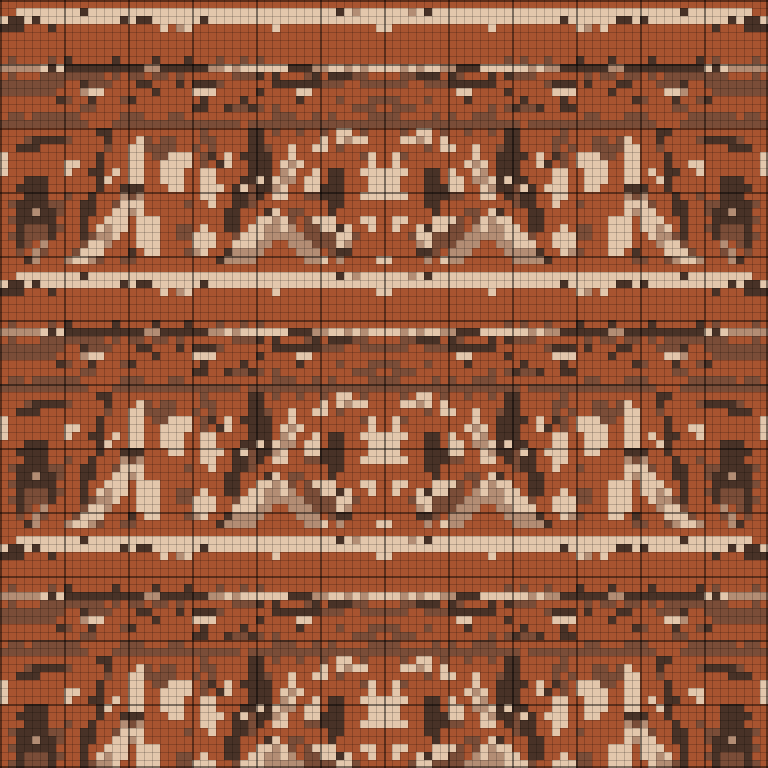
#> input picture training/samples/chart_example.png, 768 x 768 px
$ python weaverize.py --input samples/chart_example.png
#> lines starting #> are read from the running program, lines starting #| are printed output that depends on the picture; after the words box and inside, x2 and y2 are one past the last pixel; in counts of white or black regions, pixels touching at a corner belong together
"""
แปลงภาพที่ AI เจน ให้กลายเป็น "ผังทอ" ที่ช่างทอใช้ได้จริง

ปัญหาที่แก้
    โมเดลสร้างภาพทำงานโดยไล่ลดสัญญาณรบกวนทีละขั้น ไม่มีกลไกใดบังคับให้
    ภาพที่ได้สมมาตร อยู่บนกริด หรือมีลายซ้ำเป็นคาบ การเทรน LoRA ก็ไม่ช่วย
    เพราะ LoRA ปรับ "สไตล์" ไม่ได้ปรับ "โครงสร้างทางเรขาคณิต"
    ภาพจึงสวยได้ แต่ช่างทอตามไม่ได้ เพราะลายซ้ายขวาไม่ตรงกันและนับเส้นไม่ได้

    ทางแก้คือไม่หวังให้โมเดลทำเอง แต่บังคับด้วยโค้ดทีหลัง
    ผลคือได้ความสวยจาก AI และความถูกต้องเชิงโครงสร้างจากเรา

สิ่งที่บังคับ
    1. กริด      ย่อลงเป็นตารางเส้นไหม หนึ่งช่องคือหนึ่งเส้น นับได้
    2. สี        ลดเหลือไม่กี่สี เท่าจำนวนสีไหมที่ย้อมจริง
    3. สมมาตร    เอาครึ่งซ้ายสะท้อนไปขวา ซ้ายขวาจึงตรงกันเป๊ะ
    4. ลายซ้ำ    หาคาบของลายแล้วปูซ้ำ ทั้งผืนจึงเป็นแพทเทิร์นเดียวกัน

การใช้งาน
    python training/weaverize.py --input ภาพ.png
    python training/weaverize.py --input โฟลเดอร์/ --grid 96 --colors 5
    python training/weaverize.py --input ภาพ.png --no-repeat     ไม่บังคับลายซ้ำ
"""

from __future__ import annotations

import argparse
import json
from pathlib import Path

import cv2
import numpy as np

IMAGE_EXT = {".png", ".jpg", ".jpeg", ".webp", ".bmp"}


def quantise(bgr: np.ndarray, colours: int) -> tuple[np.ndarray, np.ndarray]:
    """
    ลดจำนวนสีด้วย k-means ใน Lab เพราะระยะสีใน Lab ใกล้เคียงการรับรู้ของตา
    ถ้าทำใน BGR สีที่ตาเห็นว่าต่างกันมากอาจถูกจับรวมกัน
    """
    lab = cv2.cvtColor(bgr, cv2.COLOR_BGR2LAB)
    samples = lab.reshape(-1, 3).astype(np.float32)

    criteria = (cv2.TERM_CRITERIA_EPS + cv2.TERM_CRITERIA_MAX_ITER, 30, 0.5)
    _, labels, centres = cv2.kmeans(
        samples, colours, None, criteria, 5, cv2.KMEANS_PP_CENTERS
    )

    palette = cv2.cvtColor(centres.astype(np.uint8).reshape(-1, 1, 3), cv2.COLOR_LAB2BGR)
    return labels.reshape(bgr.shape[:2]), palette.reshape(-1, 3)


def to_grid(labels: np.ndarray, size: int, colours: int) -> np.ndarray:
    """
    ย่อลงเป็นตารางเส้นไหม โดยแต่ละช่องเอาสีที่พบมากที่สุดในบริเวณนั้น
    ใช้เสียงข้างมาก ไม่ใช่ค่าเฉลี่ย เพราะเฉลี่ยสีจะได้สีที่ไม่มีอยู่จริงในจานสี
    """
    height, width = labels.shape
    grid = np.zeros((size, size), np.int32)
    ys = np.linspace(0, height, size + 1).astype(int)
    xs = np.linspace(0, width, size + 1).astype(int)

    for row in range(size):
        for col in range(size):
            block = labels[ys[row] : ys[row + 1], xs[col] : xs[col + 1]]
            if block.size:
                grid[row, col] = np.bincount(block.ravel(), minlength=colours).argmax()
    return grid


def enforce_mirror(grid: np.ndarray) -> np.ndarray:
    """
    บังคับสมมาตรซ้ายขวา โดยเอาครึ่งซ้ายสะท้อนไปเป็นครึ่งขวา

    ลายมัดหมี่ทอด้วยการมัดเส้นพุ่งเป็นช่วงแล้วสะท้อนกลับ ซ้ายขวาจึงตรงกันเสมอ
    ถ้าไม่ตรง ช่างจะทอตามไม่ได้เพราะต้องมัดคนละแบบทั้งสองฝั่ง
    """
    size = grid.shape[1]
    half = size // 2
    out = grid.copy()
    out[:, size - half :] = np.fliplr(grid[:, :half])
    if size % 2:
        out[:, half] = grid[:, half]
    return out


def find_period(grid: np.ndarray, minimum: int = 10) -> tuple[int, float]:
    """
    หาคาบของลายตามแนวตั้ง ด้วยการเทียบว่าเลื่อนไปกี่แถวแล้วลายทับกันดีที่สุด

    ใช้สัดส่วนช่องที่ตรงกันเป็นเกณฑ์ ไม่ใช่ผลต่างของตัวเลขสี
    เพราะหมายเลขสีเป็นป้ายชื่อ ไม่ใช่ปริมาณที่เอามาลบกันได้

    คืนคาบที่ดีที่สุดเสมอ ไม่ยอมแพ้แม้คะแนนต่ำ เพราะภาพจาก AI แทบไม่มีคาบ
    ตามธรรมชาติอยู่แล้ว แต่ช่างทอต้องการลายที่ซ้ำได้ เราจึงต้องเลือกคาบให้
    แล้วปูซ้ำ ถึงจะเสียองค์ประกอบเดิมไปบ้างก็ตาม
    """
    size = grid.shape[0]
    best, score = size, 0.0
    for period in range(minimum, size // 2 + 1):
        match = float((grid[: size - period] == grid[period:]).mean())
        if match > score:
            best, score = period, match
    return best, score


def enforce_repeat(grid: np.ndarray, period: int) -> np.ndarray:
    """ปูลายหนึ่งคาบซ้ำให้เต็มผืน ทั้งผืนจึงเป็นแพทเทิร์นเดียวกันจริง ๆ"""
    size = grid.shape[0]
    if period >= size:
        return grid
    unit = grid[:period]
    tiled = np.tile(unit, (size // period + 1, 1))[:size]
    return tiled


def render(grid: np.ndarray, palette: np.ndarray, cell: int, major: int = 8) -> np.ndarray:
    """วาดผังเป็นภาพ ทุกช่องเท่ากันเป๊ะ มีเส้นกริดบนรอยต่อช่อง"""
    size = grid.shape[0]
    canvas = np.zeros((size * cell, size * cell, 3), np.uint8)
    for row in range(size):
        for col in range(size):
            colour = palette[grid[row, col]]
            canvas[row * cell : (row + 1) * cell, col * cell : (col + 1) * cell] = colour

    if cell >= 4:
        for i in range(size + 1):
            thickness = 2 if i % major == 0 else 1
            alpha = 0.45 if i % major == 0 else 0.18
            x = min(i * cell, canvas.shape[1] - thickness)
            y = min(i * cell, canvas.shape[0] - thickness)
            canvas[:, x : x + thickness] = (
                canvas[:, x : x + thickness] * (1 - alpha)
            ).astype(np.uint8)
            canvas[y : y + thickness, :] = (
                canvas[y : y + thickness, :] * (1 - alpha)
            ).astype(np.uint8)
    return canvas


def symmetry_score(grid: np.ndarray) -> float:
    return float((grid == np.fliplr(grid)).mean())


def repeat_score(grid: np.ndarray, period: int) -> float:
    size = grid.shape[0]
    if period >= size:
        return 0.0
    return float((grid[: size - period] == grid[period:]).mean())


def process(path: Path, args: argparse.Namespace, out_dir: Path) -> dict:
    image = cv2.imread(str(path), cv2.IMREAD_COLOR)
    if image is None:
        return {"file": path.name, "error": "อ่านภาพไม่ได้"}

    labels, palette = quantise(image, args.colors)
    grid = to_grid(labels, args.grid, args.colors)

    before_symmetry = symmetry_score(grid)
    period_before, _ = find_period(grid)
    before_repeat = repeat_score(grid, period_before)

    if not args.no_mirror:
        grid = enforce_mirror(grid)

    if args.period:
        period, confidence = args.period, repeat_score(grid, args.period)
    else:
        period, confidence = find_period(grid)

    if not args.no_repeat:
        grid = enforce_repeat(grid, period)

    after_symmetry = symmetry_score(grid)
    after_repeat = repeat_score(grid, period)

    chart = render(grid, palette, args.cell)
    out_png = out_dir / f"{path.stem}_chart.png"
    cv2.imwrite(str(out_png), chart)

    (out_dir / f"{path.stem}_chart.json").write_text(
        json.dumps(
            {
                "source": path.name,
                "threads": args.grid,
                "colours": [
                    "#%02x%02x%02x" % (int(c[2]), int(c[1]), int(c[0])) for c in palette
                ],
                "repeat_rows": int(period),
                "grid": grid.tolist(),
            },
            ensure_ascii=False,
        ),
        encoding="utf-8",
    )

    return {
        "file": path.name,
        "symmetry_before": round(before_symmetry, 3),
        "symmetry_after": round(after_symmetry, 3),
        "repeat_before": round(before_repeat, 3),
        "repeat_after": round(after_repeat, 3),
        "period": int(period),
        "confidence": round(confidence, 3),
    }


def main() -> None:
    parser = argparse.ArgumentParser(description=__doc__)
    parser.add_argument("--input", required=True, help="ไฟล์ภาพหรือโฟลเดอร์")
    parser.add_argument("--out", default=None)
    parser.add_argument("--grid", type=int, default=96, help="จำนวนเส้นไหมต่อด้าน")
    parser.add_argument("--colors", type=int, default=5, help="จำนวนสีไหม")
    parser.add_argument("--cell", type=int, default=8, help="ขนาดหนึ่งช่องเมื่อวาด (px)")
    parser.add_argument("--no-mirror", action="store_true", help="ไม่บังคับสมมาตร")
    parser.add_argument("--no-repeat", action="store_true", help="ไม่บังคับลายซ้ำ")
    parser.add_argument("--period", type=int, default=0,
                        help="กำหนดคาบของลายเอง เป็นจำนวนแถว ไม่ใส่คือให้หาเอง")
    args = parser.parse_args()

    source = Path(args.input)
    paths = (
        [source]
        if source.is_file()
        else sorted(p for p in source.iterdir() if p.suffix.lower() in IMAGE_EXT)
    )
    if not paths:
        print(f"ไม่พบภาพใน {source}")
        return

    out_dir = Path(args.out) if args.out else (source if source.is_dir() else source.parent) / "charts"
    out_dir.mkdir(parents=True, exist_ok=True)

    print(f"แปลง {len(paths)} ภาพ · กริด {args.grid} เส้น · {args.colors} สี\n")
    print(f"{'ไฟล์':<16}{'สมมาตร':>18}{'ลายซ้ำ':>18}{'คาบ':>7}{'ความพอดี':>10}")
    print(f"{'':<16}{'ก่อน → หลัง':>18}{'ก่อน → หลัง':>18}")

    for path in paths:
        result = process(path, args, out_dir)
#> in process, image is the input picture: shape (768, 768, 3); mean B, G, R 66, 93.2, 149.8
#> in quantise, `lab = cv2.cvtColor(bgr, cv2.COLOR_BGR2LAB)`: lab: shape (768, 768, 3); mean of channels 0, 1, 2 115.1, 148.8, 153.8
#> in quantise, `_, labels, centres = cv2.kmeans( samples, colours, None, criteria, 5, ..`: centres = [[116.2, 159.6, 163.7], [166, 135.6, 144.7], [55.78, 138.2, 141.2], [209, 134, 145], [93.63, 148.4, 152.1]]
#> in quantise, `palette = cv2.cvtColor(centres.astype(np.uint8).reshape(-1, 1, 3), cv2..`: palette = [[50, 85, 167], [130, 153, 181], [33, 46, 71], [172, 199, 227], [48, 72, 125]]
#> in process, `labels, palette = quantise(image, args.colors)`:
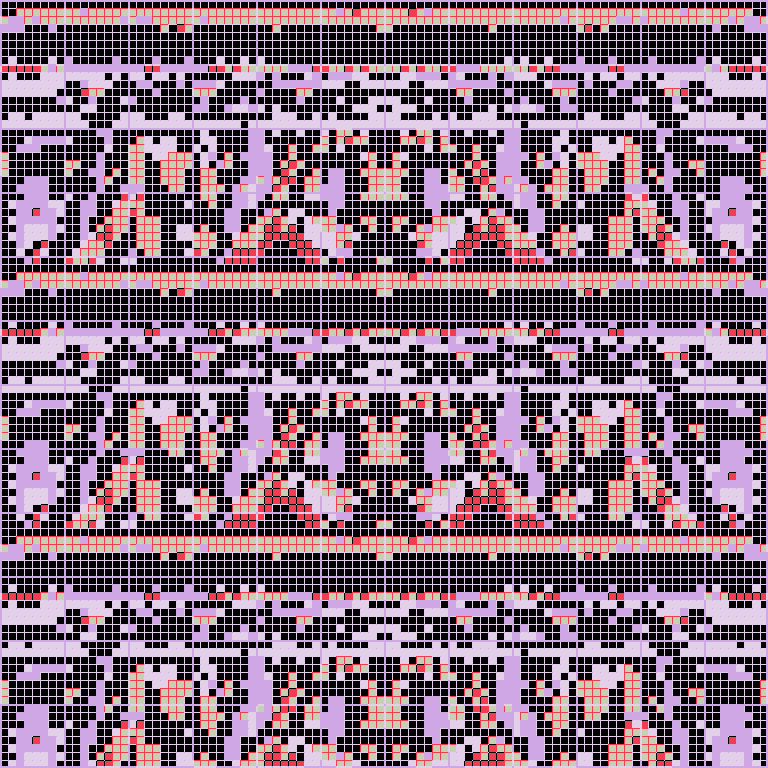
#> labels: shape (768, 768) int32; 5 distinct labels, from 0 to 4; one colour per label, 0 black
#> after the loop in to_grid, `for row in range(size):`:
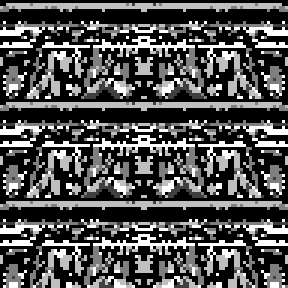
#> grid: shape (96, 96) int32 (shown 3 times larger); min 0, max 4, mean 1.29; drawn with min black and max white
#> in process, `before_symmetry = symmetry_score(grid)`: before_symmetry = 1
#> the loop in find_period, `for period in range(minimum, size // 2 + 1):` made 39 passes
#> (match, score) on passes 1, 2, 3, 4, 11, 22, 23, 24: (0.312, 0.312), (0.326, 0.326), (0.359, 0.359), (0.385, 0.385), (0.39, 0.39), (0.416, 0.416), (0.555, 0.555), (1, 1)
#> match on passes 5 to 10: 0.374, 0.336, 0.336, 0.33, 0.345, 0.38
#> after the loop in find_period, `for period in range(minimum, size // 2 + 1):`: best = 33; score = 1
#> in process, `period_before, _ = find_period(grid)`: period_before = 33
#> in process, `before_repeat = repeat_score(grid, period_before)`: before_repeat = 1
#> in enforce_mirror, `out[:, size - half :] = np.fliplr(grid[:, :half])`: out: shape (96, 96) int32; 0.01% of pixels changed, all inside (x1, y1, x2, y2) = (95, 95, 96, 96)
#> the loop in find_period (call 2), `for period in range(minimum, size // 2 + 1):` made 39 passes
#> match on passes 5, 6, 7, 8, 9, 10, 12, 13, 14, 15, 16, 17: 0.374, 0.336, 0.336, 0.33, 0.345, 0.38, 0.364, 0.332, 0.313, 0.317, 0.339, 0.387
#> in process, `period, confidence = find_period(grid)`: period = 33; confidence = 1
#> in enforce_repeat, `unit = grid[:period]`:
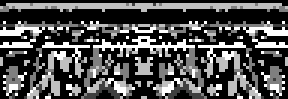
#> unit: shape (33, 96) int32 (shown 3 times larger); min 0, max 4, mean 1.28; drawn with min black and max white
#> after the loop in render, `for row in range(size):`:
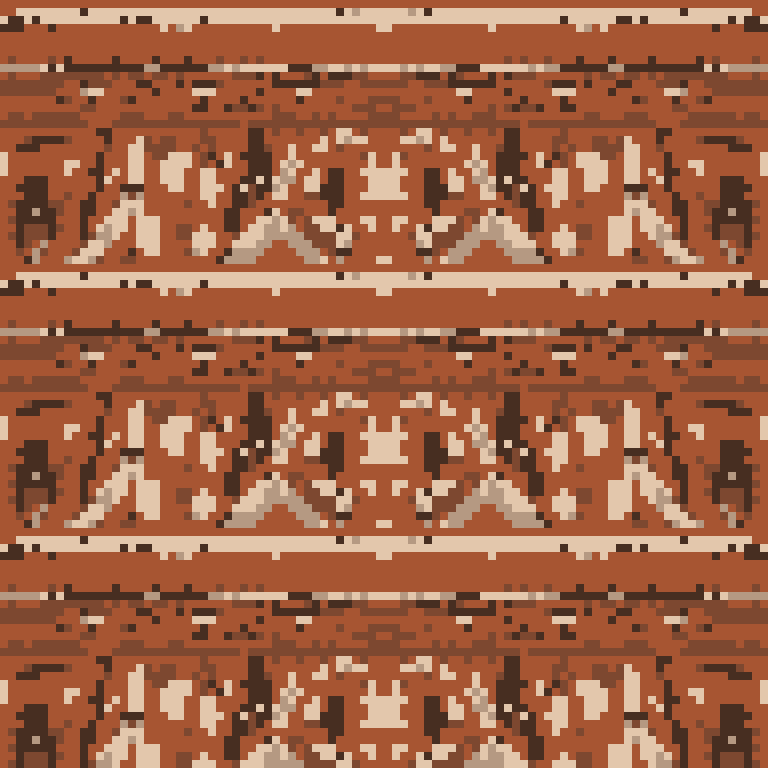
#> canvas: shape (768, 768, 3); mean of channels 0, 1, 2 70.8, 100.1, 160.8; drawn as B, G, R
#> result = {'file': 'chart_example.png', 'symmetry_before': 1, 'symmetry_after': 1, 'repeat_before': 1, 'repeat_after': 1, 'period': 33, 'confidence': 1}
        if "error" in result:
            print(f"{path.name:<16} {result['error']}")
            continue
        print(
            f"{result['file']:<16}"
            f"{result['symmetry_before']:>8.3f} →{result['symmetry_after']:>7.3f}"
            f"{result['repeat_before']:>9.3f} →{result['repeat_after']:>7.3f}"
            f"{result['period']:>7}{result['confidence']:>10.3f}"
        )
#| chart_example.png   1.000 →  1.000    1.000 →  1.000     33     1.000

    print(f"\nเขียนผังลง {out_dir}")
    print("ไฟล์ .json คือผังทอจริง หนึ่งตัวเลขคือหนึ่งเส้นไหม ช่างอ่านไปทอได้เลย")


if __name__ == "__main__":
    main()
